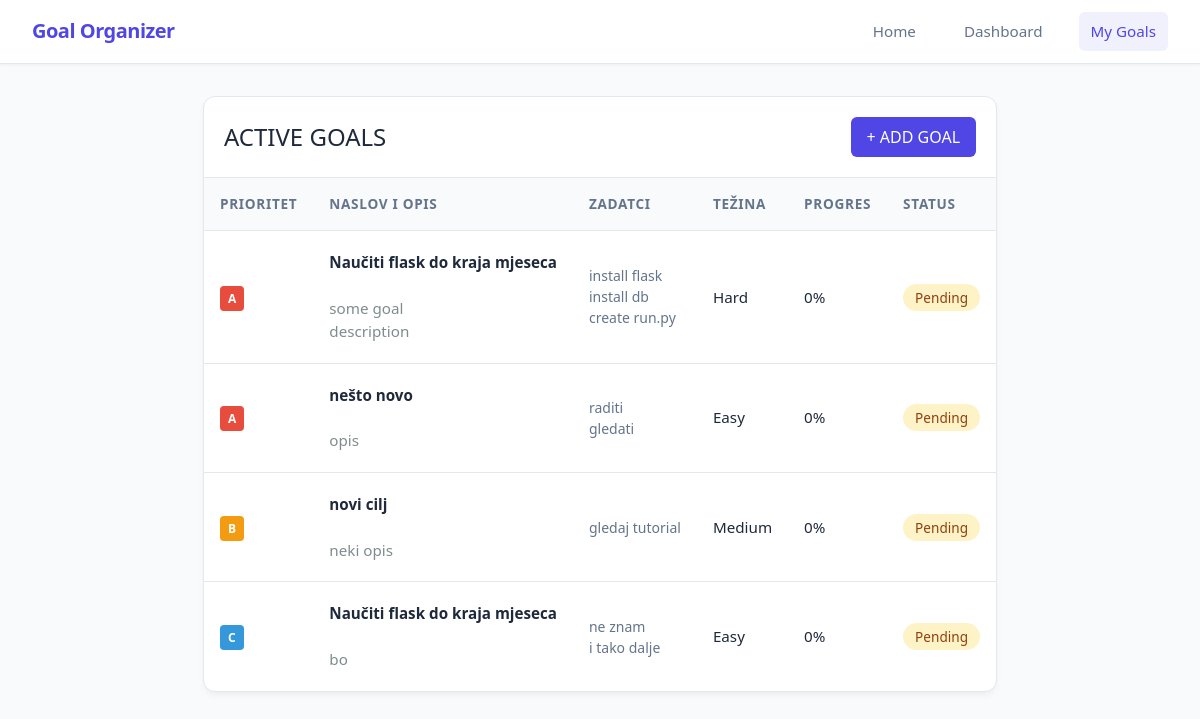
The app's page /goals, older data.
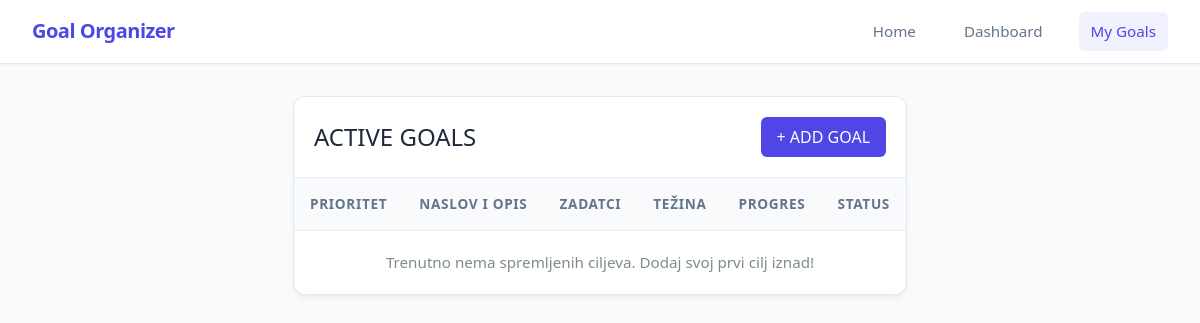
The same page, newer data.
### app/models_db.py (models this page shows, shortened)
class Goal(db.Model):
    id = db.Column(db.Integer, primary_key=True)
    title = db.Column(db.String(100), nullable=False)
    description = db.Column(db.Text, nullable=False)
    tasks = db.Column(db.JSON, nullable=True, default=[])
    is_completed = db.Column(db.Boolean, default=False)
    progress_percentage = db.Column(db.Float, default=0.0)
    difficulty = db.Column(db.String(20), nullable=False, default='Medium')
    priority = db.Column(db.String(1), nullable=False, default='b')

### app/routes.py (the view)
@main.route('/goals')
def show_goals():
    goals = Goal.query.order_by(Goal.priority.asc()).all()
    return render_template('goals.html', goals=goals)

### app/templates/goals.html (shortened to what this page needs)
{% extends 'base.html' %}
{% block content %}
<div class="container">
    <div class="table-container">
        <div style="padding: 1.25rem; border-bottom: 1px solid var(--border-color); display: flex; justify-content: space-between; align-items: center;">
            <h1 class="goals_header">active goals</h1>
            <button id="open_form_btn" style="background-color: var(--primary); color: white; border: none; padding: 0.5rem 1rem; border-radius: 6px; cursor: pointer; font-weight: 500;">+ ADD GOAL</button>
        </div>
        <table>
            <thead>
                <tr>
                    <th>Prioritet</th>
                    <th>Naslov i Opis</th>
                    <th>Zadatci</th>
                    <th>Težina</th>
                    <th>Progres</th>
                    <th>Status</th>
                </tr>
            </thead>
            <tbody>
                {% for goal in goals %}
                <tr>
                    <td><span class="badge badge-{{ goal.priority }}">{{ goal.priority }}</span></td>
                    <td style="width: 150px;">
                        <a href="{{ url_for('main.view_goal', goal_id=goal.id) }}">
                                <h1><strong>{{ goal.title }}</strong></h1>
                        </a>
                        <br>
                        <p style="color: #7f8c8d; width: 100px;">{{ goal.description or 'Nema opisa' }}</p>
                    </td>
                    <td>
                        {% if goal.tasks %}
                        <ul>
                            {% for task in goal.tasks.split(',') %}
                                {% if task.strip() %}
                                    <li>{{ task.strip() }}</li>
                                {% endif %}
                            {% endfor %}
                        </ul>
                        {% else %}
                        <small style="color: #b2bec3;">Nema zadataka</small>
                        {% endif %}
                    </td>
                    <td>{{ goal.difficulty }}</td>
                    <td>{{ goal.progress_percentage | round | int }}%</td>
                    <td>
                        {% if goal.is_completed %}
                        <span class="status-done">Completed</span>
                        {% else %}
                        <span class="status-pending">Pending</span>
                        {% endif %}
                    </td>
                </tr>
                {% else %}
                <tr>
                    <td colspan="6" style="text-align: center; color: #7f8c8d;">Trenutno nema spremljenih ciljeva. Dodaj svoj prvi cilj iznad!</td>
                </tr>
                {% endfor %}
            </tbody>
        </table>
    </div>
</div>
{% endblock %}

### app/templates/base.html (shortened to what this page needs)
<!DOCTYPE html>
<html lang="en">
<head>
    <script src="https://unpkg.com/@tailwindcss/browser@4"></script>
</head>
<body>
    <header>
        <nav class="navbar">
            <div class="navbar-container">
                <a href="/" class="navbar-brand">Goal Organizer</a>
                <ul class="navbar-links">
                    <a href="/">Home</a>
                    <a href="/dashboard">Dashboard</a>
                    <a href="/goals" class="active">My Goals</a>
                </ul>
            </div>
        </nav>
    </header>
    <main>
        {%block content %} {% endblock %}
    </main>
</body>
<link rel="stylesheet"
      href="{{ url_for('static', filename='style.css') }}">
</html>

### app/static/style.css (style rules this page uses)
:root { --bg-color: #f8fafc; --card-bg: #ffffff; --text-main: #1e293b; --text-muted: #64748b; --border-color: #e2e8f0; --primary: #4f46e5; --primary-hover: #4338ca; --success: #22c55e; --pending: #f59e0b; }
body { font-family: 'Segoe UI', Roboto, Helvetica, Arial, sans-serif; background-color: var(--bg-color); color: var(--text-main); margin: 0; padding: 2rem; display: flex; justify-content: center; }
.container { width: 100%; max-width: 1200px; display: grid; grid-template-columns: 1fr; gap: 2rem; }
h1, h2, h3, a, .goal-title { white-space: nowrap; overflow: hidden; text-overflow: ellipsis; max-width: 100%; }
.table-container { background: var(--card-bg); border-radius: 12px; box-shadow: 0 4px 6px -1px rgba(0, 0, 0, 0.05); border: 1px solid var(--border-color); overflow: hidden; }
table { width: 100%; border-collapse: collapse; text-align: left; font-size: 0.95rem; }
th { background-color: #f8fafc; color: var(--text-muted); padding: 1rem; font-weight: 600; font-size: 0.85rem; text-transform: uppercase; letter-spacing: 0.05em; border-bottom: 1px solid var(--border-color); }
td { padding: 1.25rem 1rem; border-bottom: 1px solid var(--border-color); vertical-align: middle; }
tr:last-child td { border-bottom: none; }
.navbar { position: fixed; top: 0; left: 0; right: 0; height: 64px; background-color: var(--card-bg); border-bottom: 1px solid var(--border-color); box-shadow: 0 1px 3px 0 rgba(0, 0, 0, 0.05); display: flex; justify-content: center; align-items: center; z-index: 1000; }
.navbar-container { width: 100%; max-width: 1200px; padding: 0 2rem; display: flex; justify-content: space-between; align-items: center; box-sizing: border-box; }
.navbar-brand { font-size: 1.25rem; font-weight: 700; color: var(--primary); text-decoration: none; letter-spacing: -0.025em; }
.navbar-links { display: flex; gap: 1.5rem; list-style: none; margin: 0; padding: 0; }
.navbar-links a { text-decoration: none; color: var(--text-muted); font-size: 0.95rem; font-weight: 500; padding: 0.5rem 0.75rem; border-radius: 6px; transition: color 0.2s, background-color 0.2s; }
.navbar-links a.active { color: var(--primary); background-color: rgba(79, 70, 229, 0.08); }
body { padding-top: calc(64px + 2rem); }
.goals_header { text-transform: uppercase; color: var(--text-main); font-size: 1.5em; font-weight: 300; margin: 0; }

Row changes from the older to the newer data that the page shows:
removed Goal: priority "A", title "Naučiti flask do kraja mjeseca", description "some goal description", strip "install flask" "install db" "create run.py", difficulty "Hard", progress_percentage "0", is_completed "Pending", shown under "ACTIVE GOALS"
removed Goal: priority "A", title "nešto novo", description "opis", strip "raditi" "gledati", difficulty "Easy", progress_percentage "0", is_completed "Pending", shown under "ACTIVE GOALS"
removed Goal: priority "B", title "novi cilj", description "neki opis", strip "gledaj tutorial", difficulty "Medium", progress_percentage "0", is_completed "Pending"
removed Goal: priority "C", title "Naučiti flask do kraja mjeseca", description "bo", strip "ne znam" "i tako dalje", difficulty "Easy", progress_percentage "0", is_completed "Pending", shown under "ACTIVE GOALS"
Text that changed along with them:
text now shown: "Trenutno nema spremljenih ciljeva. Dodaj svoj prvi cilj iznad!"
